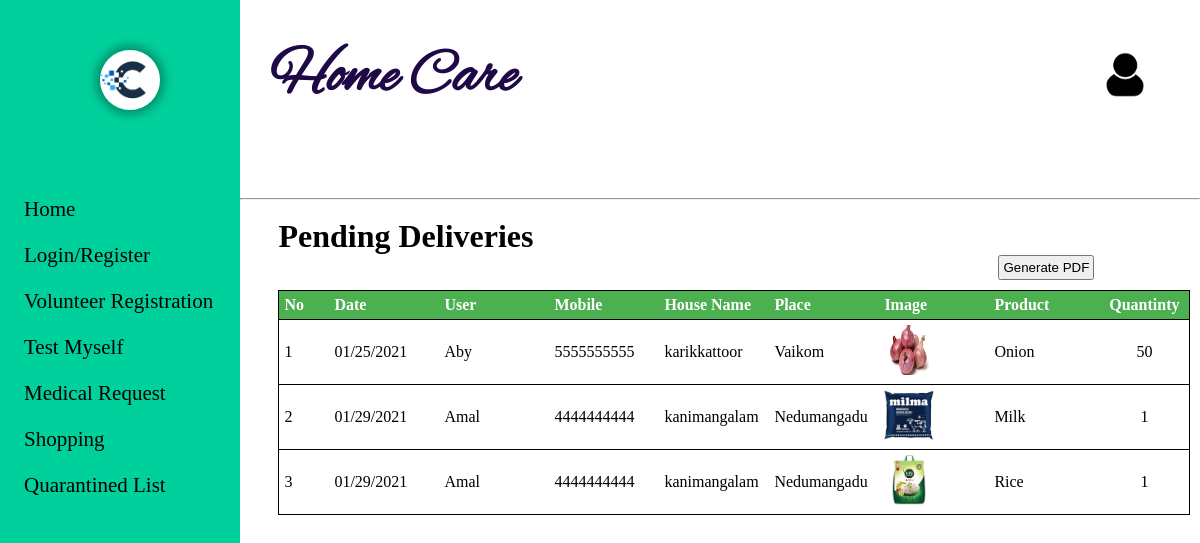
Page /Delivery.php on the committed database.
### tables this page shows
CREATE TABLE `myorder` (
  `O_id` int(5) NOT NULL,
  `L_id` int(5) NOT NULL,
  `P_id` int(5) NOT NULL,
  `quantity` int(5) NOT NULL,
  `Date` varchar(12) NOT NULL
);

CREATE TABLE `user` (
  `U_id` int(5) NOT NULL,
  `L_id` int(5) NOT NULL,
  `name` varchar(20) NOT NULL,
  `hname` varchar(20) NOT NULL,
  `sd_id` int(5) NOT NULL,
  `dob` varchar(10) NOT NULL,
  `gender` varchar(10) NOT NULL
);

CREATE TABLE `subdist` (
  `sd_id` int(5) NOT NULL,
  `dt_id` int(2) NOT NULL,
  `sd_name` varchar(20) NOT NULL,
  `status` tinyint(1) NOT NULL DEFAULT 1
);

CREATE TABLE `product` (
  `P_id` int(5) NOT NULL,
  `name` varchar(20) NOT NULL,
  `price` int(5) NOT NULL,
  `quantity` int(5) NOT NULL,
  `category` varchar(20) NOT NULL,
  `image` varchar(50) NOT NULL,
  `status` tinyint(1) NOT NULL DEFAULT 1
);

### Delivery.php (the view, shortened to what this page needs)
<!DOCTYPE html>
<html lang="en">
<head>
	<link rel="stylesheet" type="text/css" href="css\registration.css" />
</head>
<body>
	<?php require("Leftbar.php"); ?>
	<div class="right_cont" style="{background-color: rgb(232, 232, 232);}">
		<?php require("Topbar.php"); ?>
		<br><h1 style="margin-left:4%;">Pending Deliveries</h1>
		<button><a href="php/GeneratePDF.php" target="_blank"> Generate PDF</a></button>
		<table class="cart" cellpadding="5" cellspacing="10" >
			<tbody>
			<tr>
				<th style="text-align:left;" width="40px">No</th>
				<th style="text-align:left;" width="100px">Date</th>
				<th style="text-align:left;" width="100px">User</th>
				<th style="text-align:left;" width="100px">Mobile</th>
				<th style="text-align:left;" width="100px">House Name</th>
				<th style="text-align:left;" width="100px">Place</th>
				<th style="text-align:left;" width="100px">Image</th>
				<th style="text-align:left;" width="100px">Product</th>
				<th style="text-align:center;" width="80px">Quantinty</th>
			</tr>
			<?php
				$counter = 0;
				$con=mysqli_connect("localhost","root","","care_app")or die("couldn't connect");
				$query="select * from myOrder";
				$result =mysqli_query($con,$query);
				while($row=mysqli_fetch_array($result))
				{
					$id=$row['P_id'];
					$lid=$row['L_id'];
					$quer="select * from product where P_id=$id";
					$resl =mysqli_query($con,$quer);
					$ro=mysqli_fetch_array($resl);
					$image = $ro['image'];
					$image_src = "uploads/".$image;
					$querB="select * from user where L_id=$lid";
					$reslB =mysqli_query($con,$querB);
					$roB=mysqli_fetch_array($reslB);
					$sid=$roB['sd_id'];
					$querC="select * from subdist where sd_id=$sid";
					$reslC =mysqli_query($con,$querC);
					$roC=mysqli_fetch_array($reslC);
					$querD="select * from login where L_id=$lid";
					$reslD =mysqli_query($con,$querD);
					$roD=mysqli_fetch_array($reslD);
					?>
					<tr>
						<td><?php echo ++$counter ?></td>
						<td><?php echo $row['Date'] ?></td>
						<td><?php echo $roB['name'] ?></td>
						<td><?php echo $roD['PhoneNo'] ?></td>
						<td><?php echo $roB['hname'] ?></td>
						<td><?php echo $roC['sd_name'] ?></td>
						<td><img src='<?php echo $image_src;  ?>' width="50" height="50" ></td>
						<td><?php echo $ro['name'] ?></td>
						<td style="text-align:center;"><?php echo $row['quantity'] ?></td>
					</tr>
					<?php
				}
			?>
		</table>
	</div>
</body>
</html>

### css/registration.css (style rules this page uses)
body { background-color:whitesmoke; background-attachment:fixed; margin: 0px; }
h1 { margin-top: 0%; }

### css/home.css (style rules this page uses)
* { margin:0; padding:0; transition: .5s ease-out; }
table { border-collapse: collapse; border: 1px solid black; height: 10px !important; overflow: scroll; }
th { background-color: #4CAF50; color: white; }
th, td { padding: 5px; text-align: left; }
tr { border: 1px solid black; }
.right_cont { width:80%; height:100vh; float:left; background-color: white; }

### Delivery.php (style rules this page uses)
table { margin-left:4%; }
button { padding: 3px; margin: 0 0 10px 79% ; }

### Leftbar.php (style rules this page uses)
a { text-decoration:none; color:black; }

### rows in the picture
myorder: Date "01/25/2021", user.name "Aby", L.PhoneNo "5555555555", user.hname "karikkattoor", subdist.sd_name "Vaikom", P.image (picture), P.name "Onion", quantity "50"
myorder: Date "01/29/2021", user.name "Amal", L.PhoneNo "4444444444", user.hname "kanimangalam", subdist.sd_name "Nedumangadu", P.image (picture), P.name "Milk", quantity "1"
myorder: Date "01/29/2021", user.name "Amal", L.PhoneNo "4444444444", user.hname "kanimangalam", subdist.sd_name "Nedumangadu", P.image (picture), P.name "Rice", quantity "1"
